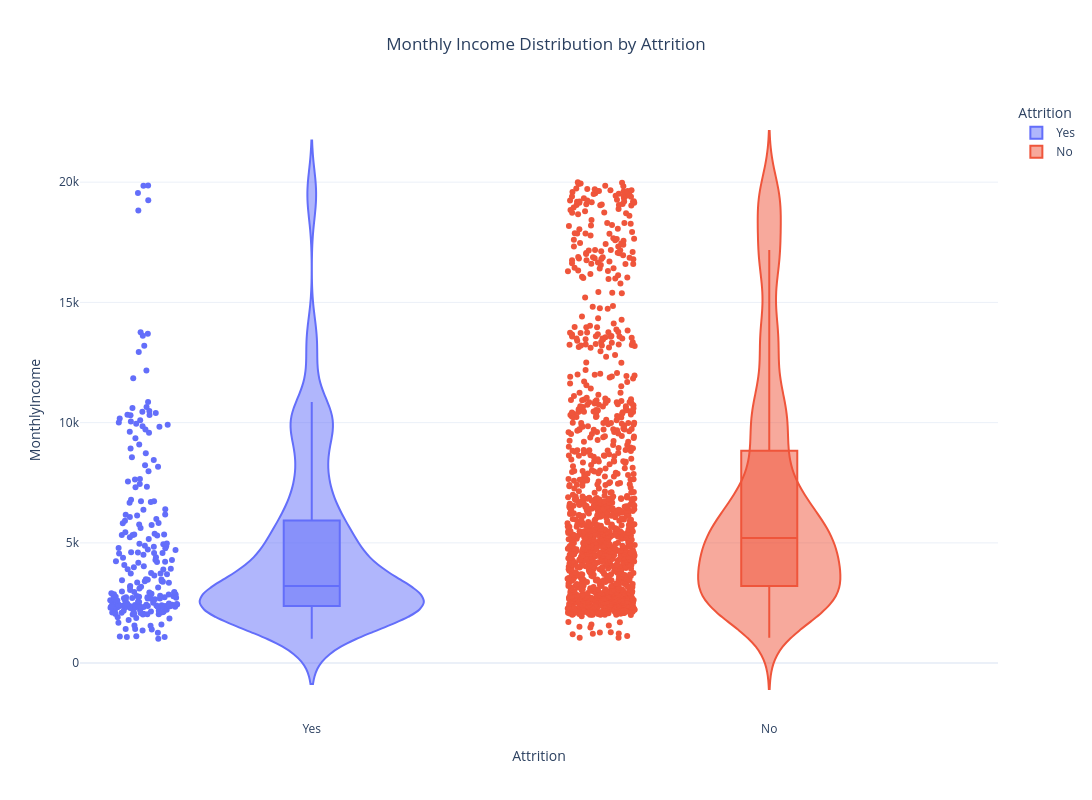

Source (notebook cell):
### Markdown cell above
### Monthly income v Attrition

### Code cell
fig = px.violin(
    df,
    x="Attrition",
    y="MonthlyIncome",
    color="Attrition",
    box=True,              # show box inside
    points="all",          # show data points
    template="plotly_white",
    title="Monthly Income Distribution by Attrition"
)

fig.update_layout(
    height=800,
    width=1200,
    title_x=0.5
)

fig.show()

### Figure 1 — Plotly figure (JSON) as saved in the notebook; plotly's stock layout.template omitted (floating-point values rounded to 4 significant figures; data arrays with more than 128 entries replaced by an {"elided": "..."} marker saying what was removed)
{"data": [{"alignmentgroup": "True", "box": {"visible": true}, "hovertemplate": "Attrition=%{x}<br>MonthlyIncome=%{y}<extra></extra>", "legendgroup": "Yes", "marker": {"color": "#636efa"}, "name": "Yes", "offsetgroup": "Yes", "orientation": "v", "points": "all", "scalegroup": "True", "showlegend": true, "type": "violin", "x": {"elided": "237 str values"}, "x0": " ", "xaxis": "x", "y": {"elided": "237 int values"}, "y0": " ", "yaxis": "y"}, {"alignmentgroup": "True", "box": {"visible": true}, "hovertemplate": "Attrition=%{x}<br>MonthlyIncome=%{y}<extra></extra>", "legendgroup": "No", "marker": {"color": "#EF553B"}, "name": "No", "offsetgroup": "No", "orientation": "v", "points": "all", "scalegroup": "True", "showlegend": true, "type": "violin", "x": {"elided": "1233 str values"}, "x0": " ", "xaxis": "x", "y": {"elided": "1233 int values"}, "y0": " ", "yaxis": "y"}], "layout": {"height": 800, "legend": {"title": {"text": "Attrition"}, "tracegroupgap": 0}, "title": {"text": "Monthly Income Distribution by Attrition", "x": 0.5}, "violinmode": "overlay", "width": 1200, "xaxis": {"anchor": "y", "categoryarray": ["Yes", "No"], "categoryorder": "array", "domain": [0, 1], "title": {"text": "Attrition"}}, "yaxis": {"anchor": "x", "domain": [0, 1], "title": {"text": "MonthlyIncome"}}}}
